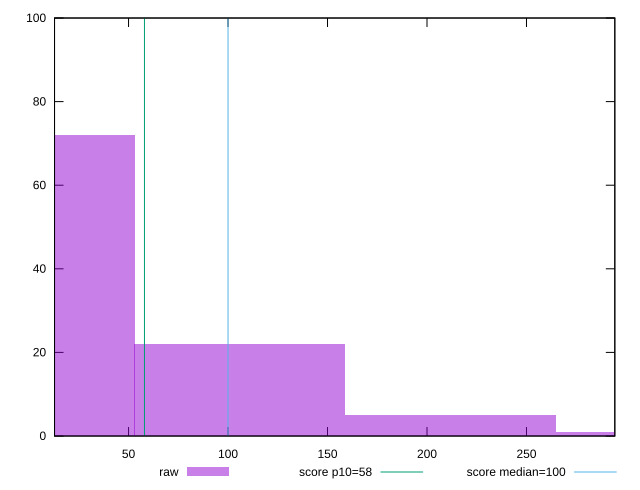

The script that saved this image:
reset

$raw <<EOF
105.9883324352539 22
0 72
317.9649973057617 1
211.9766648705078 5
EOF

set key outside below
set boxwidth 105.9883324352539
set xrange [12.8:294.40000000000003]
set yrange [0:100]
set trange [0:100]
set style fill transparent solid 0.5 noborder

set parametric
set terminal svg size 640, 490 enhanced background rgb 'white'
set output "report_00014_2021-02-09T15:56:05.503Z/estimated-input-latency/samples/pages+cached+noadtech/raw/histogram.svg"

plot $raw title "raw" with boxes, \
     58,t title "score p10=58", \
     100,t title "score median=100"

reset
